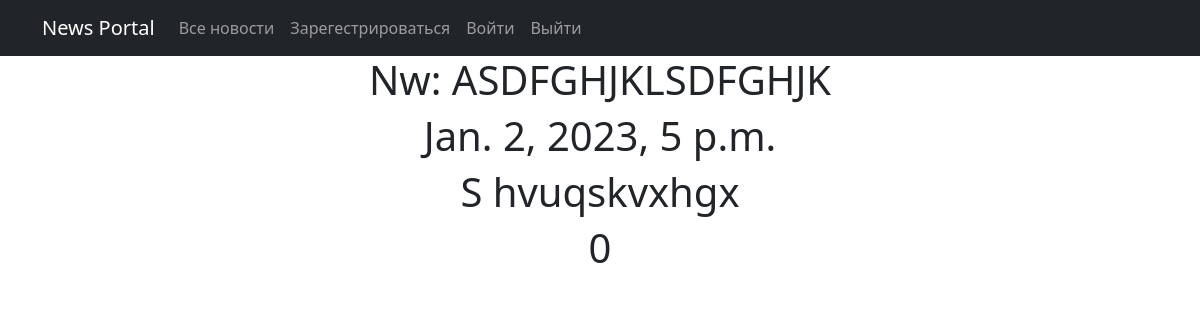
The app's page /news_id/22 with its own data.
### news/models.py (models this page shows, shortened)
class Post(models.Model):
    author = models.ForeignKey(Author, on_delete=models.CASCADE)
    ARTICLE = "AR"
    NEWS = "NW"
    CATEGORY_CHOICES = (
        (ARTICLE, "Статья"),
        (NEWS, "Новость")
    )
    categoryTypes = models.CharField(max_length=2, choices=CATEGORY_CHOICES, default=ARTICLE)
    dateCreation = models.DateTimeField(auto_now_add=True)
    title = models.CharField(max_length=256)
    text = models.TextField()
    rating = models.IntegerField(default=0)
    category = models.ManyToManyField(Category, through='PostCategory')
    def __str__(self):
        return f'{self.categoryTypes.title()}: {self.title[:20]}'

### news/views.py (the view)
# urls.py: path('<int:pk>', PostDetail.as_view(), name='post_detail'),
class PostDetail(DetailView):
    model = Post
    ordering = 'name'
    template_name = 'news_id.html'
    context_object_name = 'post'

### news/templatetags/custom_filters.py (called while the page is built)
@register.filter()
def censor(value):
    if not isinstance(value, str):
        raise TypeError(f"unresolved type '{type(value)}' expected type 'str'")
    for word in value.split():
        if word.lower() in censor_list:
            value = value.replace(word, f"{word[0]}{'*' * (len(word) - 1)}")
    return value

### news/templates/news_id.html (shortened to what this page needs)
{% extends 'flatpages/default.html' %}
{% load custom_filters %}
{% load custom_tags %}
{% block content %}
<h1>{{ post }}</h1>
<h1>{{post.dateCreation}}</h1>
<h1>{{post.text|censor}}</h1>
<h1>{{post.rating}}</h1>
{% endblock content %}

### records on screen
Post: categoryTypes+title "Nw: ASDFGHJKLSDFGHJK", dateCreation "Jan. 2, 2023, 5 p.m.", text|censor "S hvuqskvxhgx", rating "0"
